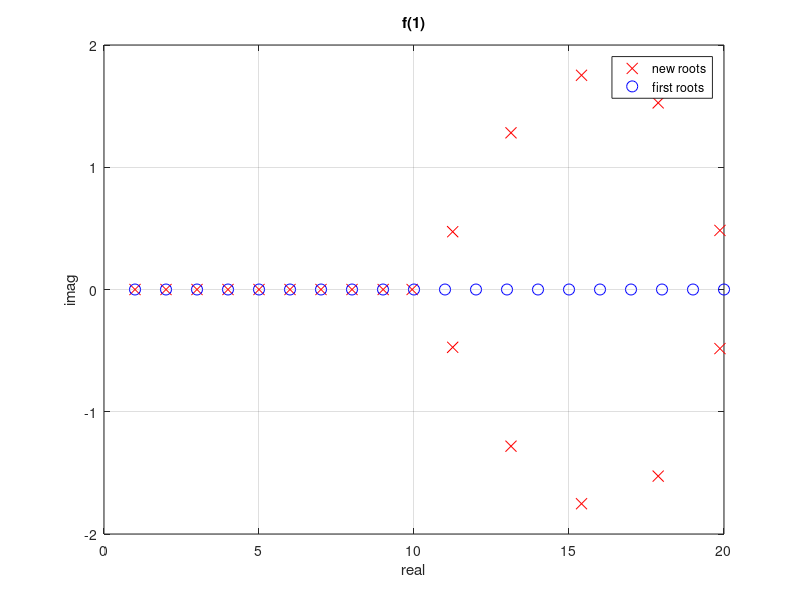
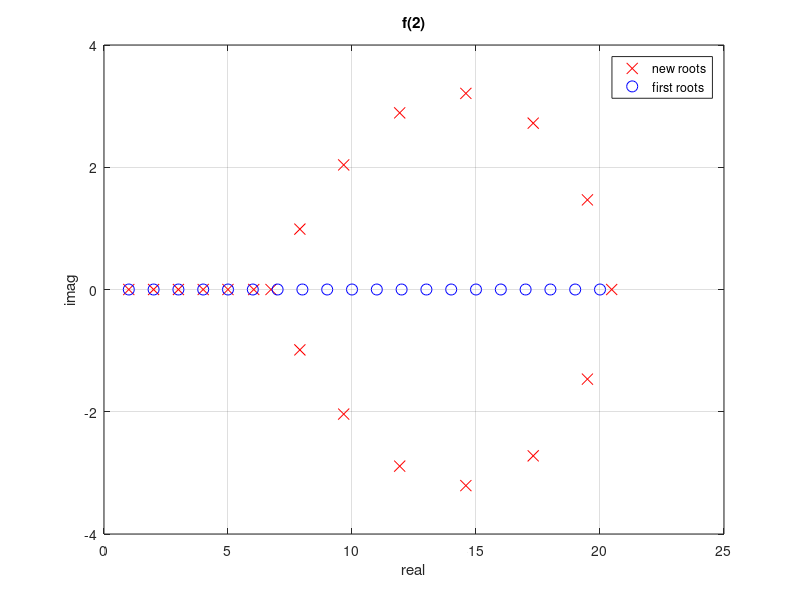
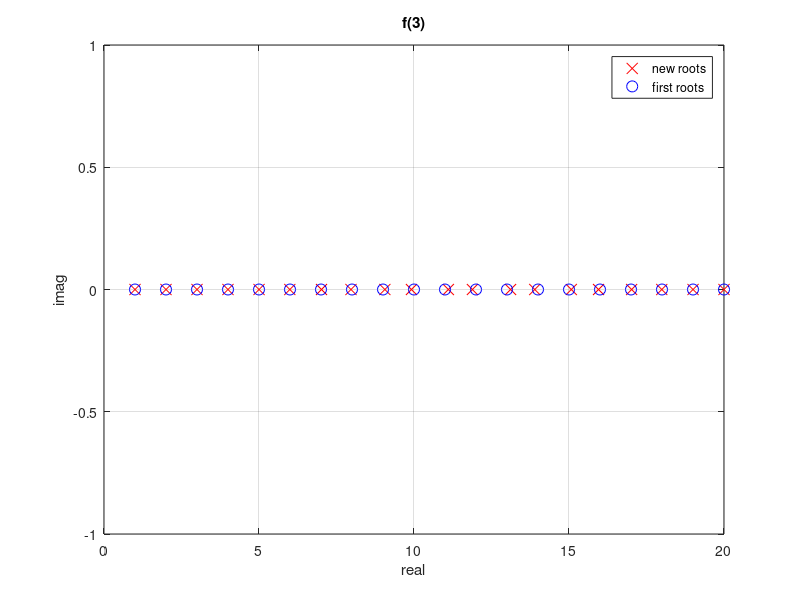
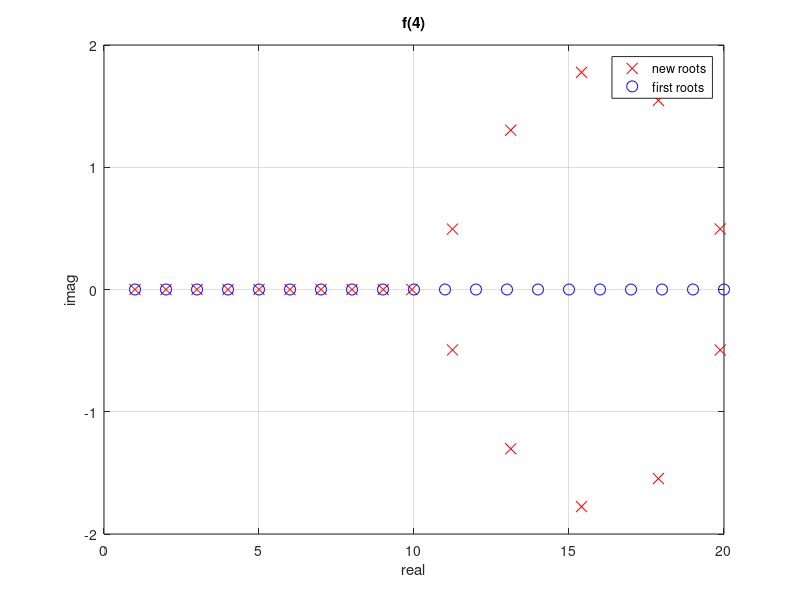

Write the MATLAB code that produced these figures, in order.
%??????????? ??????????? ??? ??? ??????? ?????
z = [1:20];
p = poly(z);
%?????? ??????? ??????????
e = [10^(-8) (-10^3) 10^10] ; 
e_all = [10^(-8)];
e_all_rel = p*(2^(-52));
%???????????? ??? ?????????? g ??? ????????????? ??? ??????????? ??? ??
%????????????
g = zeros(5,21);
g(1,2) = 1;
g(2,10) = 1;
g(3,20) = 1;
g(4,2:21) = 1;
g(5,2:21) = 1;
%???????????? ??? ?????????? f ??? ??????????? ??? ???? ???????????
f = zeros(5,21);
f(1,:) = p + g(1,:).*e(1); 
f(2,:) = p + g(2,:).*e(2);
f(3,:) = p + g(3,:).*e(3);
f(4,:) = p + g(4,:).*e_all;
f(5,:) = p + g(5,:).*e_all_rel;
%?? ????? ??? ?????????? ???? ??? ??????????
new_roots = zeros(5,20);
new_roots(1,:) = roots(f(1,:));
new_roots(2,:) = roots(f(2,:));
new_roots(3,:) = roots(f(3,:));
new_roots(4,:) = roots(f(4,:));
new_roots(5,:) = roots(f(5,:));
%??????????? ????? ?????????? ?? ??????????? ??? ???????????
relative_error = zeros(5,20);
first_roots = zeros(5,20);
for i=1:5
   if (isreal(new_roots(i,:)) == 1)
       for j=1:20
           [diff, posi] = min(abs(new_roots(i,j)-z));
           relative_error(i,j) = abs(new_roots(i,j)- posi)/abs(posi);
           first_roots(i,j) = posi;
       end
   else
       new_roots(i,:) = sort(new_roots(i,:), 'ascend');
       for j=1:20
           relative_error(i,j) = abs(new_roots(i,j)- z(j))/abs(z(j));
           first_roots(i,j) = z(j);
       end
   end
end
%???????? ???????? ??? ?????????????? ??? ??????? ????? ??? ???????? ???????
for i=1:5
    [S,I] = sort(relative_error(i,:), 'descend');
    relative_error(i,:) = S;
    new_roots(i,:) = new_roots(i,I);
    first_roots(i,:) = first_roots(i,I); 
end
%??????? ??? ??? ????? ?????????
figure
plot(real(new_roots(1,:)),imag(new_roots(1,:)),'rx','MarkerSize',8);
hold on;
plot(real(first_roots(1,:)),zeros(1,20),'bo','MarkerSize',8);
hold off; grid on; 
title('f(1)'); xlabel('real'); ylabel('imag');
legend('new roots','first roots','Location','Best'); 
%??????? ??? ??? ??????? ?????????
figure
plot(real(new_roots(2,:)),imag(new_roots(2,:)),'rx','MarkerSize',8);
hold on;
plot(real(first_roots(2,:)),zeros(1,20),'bo','MarkerSize',8);
hold off; grid on; 
title('f(2)'); xlabel('real'); ylabel('imag');
legend('new roots','first roots','Location','Best'); 
%??????? ??? ??? ????? ?????????
figure
plot(real(new_roots(3,:)),imag(new_roots(3,:)),'rx','MarkerSize',8);
hold on;
plot(real(first_roots(3,:)),zeros(1,20),'bo','MarkerSize',8);
hold off; grid on; 
title('f(3)'); xlabel('real'); ylabel('imag');
legend('new roots','first roots','Location','Best'); 
%??????? ??? ??? ??????? ?????????
figure
plot(real(new_roots(4,:)),imag(new_roots(4,:)),'rx','MarkerSize',8);
hold on;
plot(real(first_roots(4,:)),zeros(1,20),'bo','MarkerSize',8);
hold off; grid on; 
title('f(4)'); xlabel('real'); ylabel('imag');
legend('new roots','first roots','Location','Best'); 
%??????? ??? ??? ?????? ?????????
figure
plot(real(new_roots(5,:)),imag(new_roots(5,:)),'rx','MarkerSize',8);
hold on;
plot(real(first_roots(5,:)),zeros(1,20),'bo','MarkerSize',8);
hold off; grid on; 
title('f(5)'); xlabel('real'); ylabel('imag');
legend('new roots','first roots','Location','Best'); 